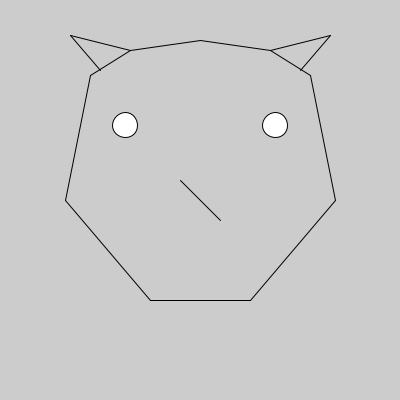
Frame 1 (no input)
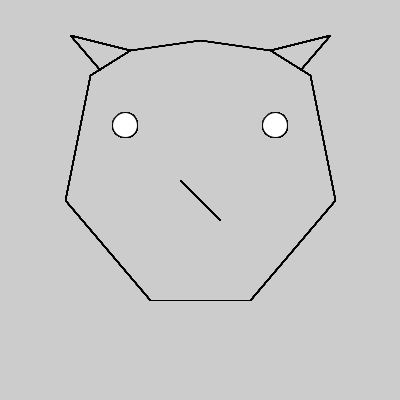
Frame 60 (the mouse pressed at the canvas centre just before this capture)
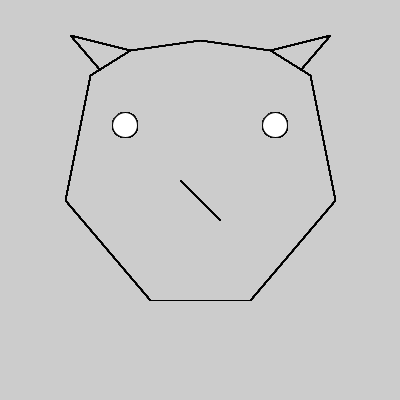
Frame 120 (the mouse held since frame 60 and released just before this capture)

The Processing sketch that drew these frames (run headless with seeded random() and noise(); from frame 60 on, the mouse is pressed at the canvas centre):

// Processing sketch: functions
// ── functions.pde
//int x=0; 
//int y=25;
//int z=375;
//void setup(){
  //size(400,400);
//background (0,0,0);
//}
//void draw() {
 // rect(x,170,30,30);
// {x=x+1;}
 //circle (y,175,50);
 //if(y>=25&&y<=375){y=y+1;}
 //if(y==375){y=z;}{z=z-1;}
// 

//}
//change y









void setup(){
  size(400,400);
}
void draw(){
 circle(125,125,25);
 circle(275,125,25);  
 line(130,50,90,75);
 line(130,50,200,40);
 line(200,40,270,50);
 line(270,50,310,75);
 line(90,75,65,200); 
 line(65,200,150,300);
 line(150,300,250,300);
 line(250,300,335,200);
 line(335,200,310,75);
 line(270,50,330,35);
 line(330,35,300,70);
 line(130,50,70,35);
 line(70,35,100,70);
 line(200,200,180,180);
 line(200,200,220,220);
}














//void setup(){
  //size(4,4);}
  //void draw(){
   // circle(1,1,2);}


  
  
